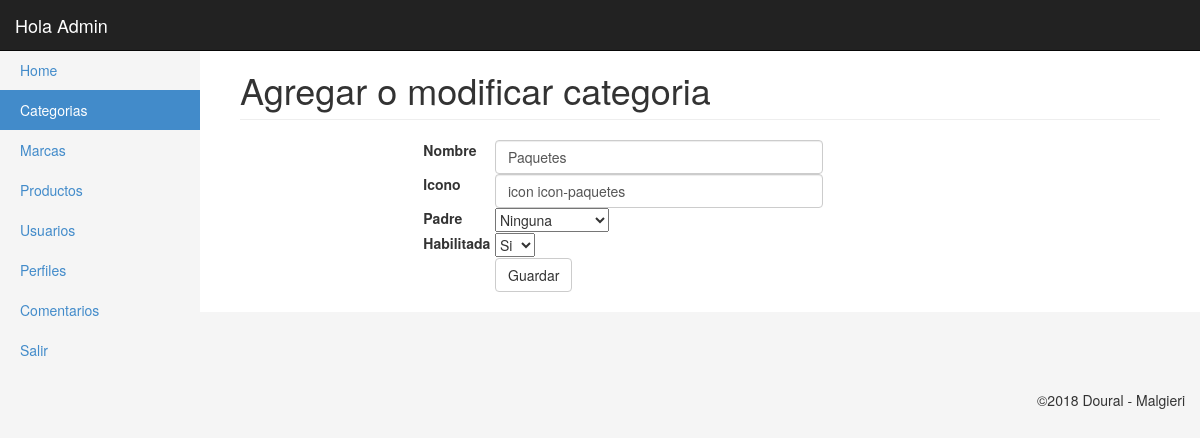
Before: /_admin/categorias_ae.php?edit=1 (signed in) with the older database file.
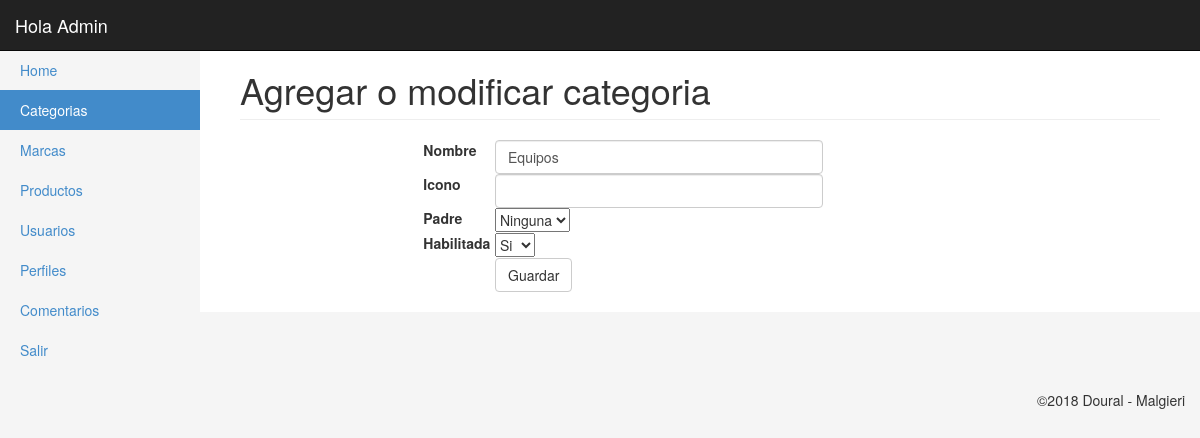
After: the same page with the newer database file.
### tables this page shows
CREATE TABLE `categorias` (
  `id_categoria` int(11) NOT NULL AUTO_INCREMENT,
  `txt_desc` varchar(200) NOT NULL,
  `txt_icon` varchar(255) NOT NULL,
  `id_padre` int(11) NOT NULL DEFAULT '0',
  `sn_habilitada` int(11) NOT NULL,
  PRIMARY KEY (`id_categoria`)
);

### _admin/clases/categorias.php (called while the page is built, shortened)
<?
Class Categoria{
	private $con;
	public function __construct($con){
		$this->con = $con;
	}
	public function get($id){
	    $query = "SELECT *
		           FROM categorias WHERE id_categoria = ".$id;
        $categoria = $this->con->query($query)->fetch(PDO::FETCH_OBJ);
        return $categoria;
	}
}
?>

### _admin/categorias_ae.php (the view, shortened to what this page needs)
<?
require('inc/header.php');
?>
<div class="container-fluid">
    <?$categorysMenu = 'Categorias';
		include('inc/side_bar.php');
		$categoria = new Categoria($con);
		$query = 'SELECT id_categoria, txt_desc FROM categorias union all select 0, "Ninguna"';
		$listaCategorias = $con->query($query);
		if(isset($_GET['edit'])){
				$categorias = $categoria->get($_GET['edit']);
		}
	?>
        <div class="col-sm-9 col-md-10 main">
	  <h1 class="page-header">
                    Agregar o modificar categoria
          </h1>
          <div class="col-md-2"></div>
            <form action="categorias.php" method="post" class="col-md-6 from-horizontal">
                <div class="form-group">
                    <label for="txt_desc" class="col-sm-2 control-label">Nombre</label>
                    <div class="col-sm-10">
                        <input type="text" class="form-control" required id="txt_desc" name="txt_desc" placeholder="" value="<?=(isset($categorias->txt_desc)?$categorias->txt_desc:'');?>">
                    </div>
                </div>
				<div class="form-group">
                    <label for="txt_icon" class="col-sm-2 control-label">Icono</label>
                    <div class="col-sm-10">
                        <input type="text" class="form-control" id="txt_icon" name="txt_icon" placeholder="" value="<?=(isset($categorias->txt_icon)?$categorias->txt_icon:'');?>">
                    </div>
                </div>
                <div class="form-group">
                    <label for="tipo" class="col-sm-2 control-label">Padre</label>
                    <div class="col-sm-10">
                        <select name="id_padre" id="id_padre" >
                            <? foreach($listaCategorias as $t){?>
                                <option value="<?=$t['id_categoria']?>"
								<?
									if(isset($categorias->id_padre) and $categorias->id_padre == $t['id_categoria']){
										echo ' selected="selected" ';
									}
								?>><?=$t['txt_desc']?></option>
                            <?}?>
                        </select>
                    </div>
                </div>
				<div class="row"></div>
				<div class="form-group">
                    <label for="tipo2" class="col-sm-2 control-label">Habilitada</label>
                    <div class="col-sm-10">
                        <select name="sn_habilitada" id="sn_habilitada" >
							<?php
								if($categorias->sn_habilitada == "-1"){
									echo '<option name="si" value="-1" selected="selected">Si</option>';
								}else{
									echo '<option name="si" value="-1">Si</option>';
									echo '<option name="no" value="0" selected="selected">No</option>';
								}
							?>
                        </select>
                    </div>
                </div>
                <div class="form-group">
                    <div class="col-sm-offset-2 col-sm-10">
                    <button type="submit" class="btn btn-default" name="formulario_categorias" >Guardar</button>
                    </div>
                </div>
            </form>
          </div>
      </div>
	</div>
<?include('inc/footer.php');?>

### _admin/inc/header.php (shortened to what this page needs)
<!DOCTYPE html>
<? session_start();
include('clases/productos.php');
include('clases/categorias.php');
?>
<html lang="es">
	<head>
		<link href="css/bootstrap.min.css" rel="stylesheet">
		<link href="css/styles.css" rel="stylesheet">
	</head>
	<body>
<nav class="navbar navbar-inverse navbar-fixed-top" role="navigation">
      <div class="container-fluid">
        <div class="navbar-header">
          <a class="navbar-brand" href="#">Hola <?=$_SESSION['usuario']['nombre']?></a>
        </div>
      </div>
</nav>

Changed rows visible on the page:
changed categorias "Ninguna": txt_desc "Paquetes" → "Equipos"; txt_icon "icon icon-paquetes" → (not shown)
